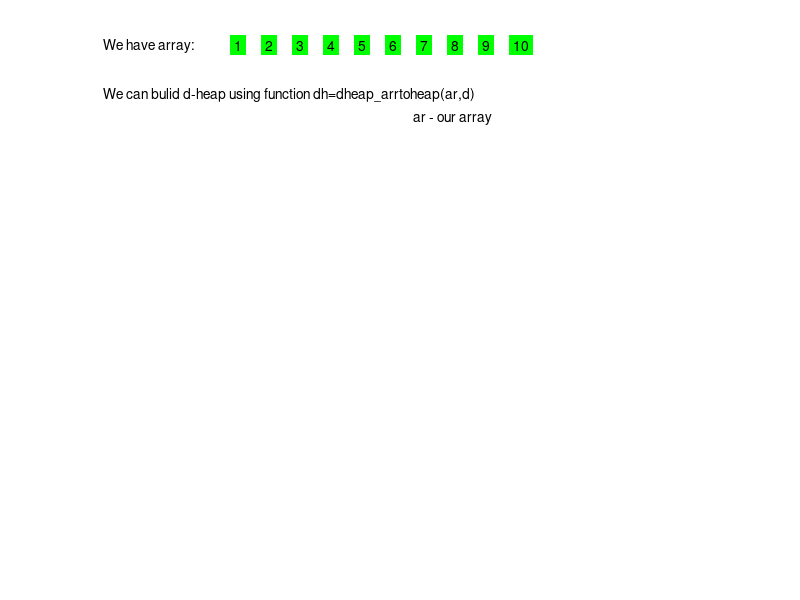

Write the MATLAB code that produced this figure. (Note: this script raises an error after producing the figure.)

%graphic example for d-heaps;
%it illustrates basic functions for  d-heaps  
%  Svetlana Gagarinova  (c) 2005,2006

function dheap_example_graphics()
ar=[1 2 3 4 5 6 7 8 9 10];
n=10;
d=2;
pn=1;px=3;
figure('Resize','off','NumberTitle','off','Name','dheap_example_graphics');
axis('manual');
axis('off');
hold on;
x=0;y=1;dx=0.05;
text(x,y,'We have array:');
for i=1:n
  text(x+0.21,y,num2str(ar(i)),'BackgroundColor',[0 1 0]);
  x=x+dx;
 end;
text(0,0.9,'We can bulid d-heap using function dh=dheap\_arrtoheap(ar,d)');
text(0.5,0.85,'ar - our array');
pause(pn);

%Transform array to heap;d=2 for this heap (here binary heap)
dh=dheap_arrtoheap(ar,d);

%clf;
hold on;
%axis off;
text(0.1,0.8,'RESULT:');
a=zeros(1);
for i=2:n
    a(1,i)=floor(i/d);
end;    
treeplot(a);
[x,y]=treelayout(a);
xy=zeros(1);
for i=1:n
  xy(i,1)=x(i);
  xy(i,2)=y(i);
end;  
treelabel(xy,dh.prior.data,dh.data.data);
pause(px); 

clf; 
hold on;
axis off;
text(-0.1,1,'We can find element with minimal priority using function mf=dheap\_findminprior(dh)');
text(0.5,0.95,'dh - our heap, mf - minimal priority ');
treeplot(a);
[x,y]=treelayout(a);
for i=1:n
  xy(i,1)=x(i);
  xy(i,2)=y(i);
end;  
treelabel(xy,dh.prior.data,dh.data.data);
pause(pn)

% Search minimal priority 
mf=dheap_findminprior(dh);

text(0.21,0.9,'RESULT');
xy=zeros(1,2);
xy(1,1)=x(1);xy(1,2)=y(1);
treelabel(xy,dh.prior.data(1),dh.data.data(1),'Background',[1 0 0]);
pause(px); 

clf; 
hold on;
axis off;
text(-0.1,1,'We can delete element with minimal priority using function dh=dheap\_delminprior(dh)');
text(0.5,0.95,'dh - our heap');
treeplot(a);
[x,y]=treelayout(a);
for i=1:n
  xy(i,1)=x(i);
  xy(i,2)=y(i);
end;  
treelabel(xy,dh.prior.data,dh.data.data);
pause(pn)

%Delete minimal priority
dh=dheap_delminprior(dh);
clf; 
hold on;
axis('off');
text(-0.1,1,'We can delete element with minimal priority using function dh=dheap\_delminprior(dh)');
text(0.5,0.95,'dh - our heap');
text(0.21,0.9,'RESULT');
a=zeros(1,n-1);
a(1,1)=0;
for i=2:(n-1)
    a(1,i)=floor(i/d);
end;    
treeplot(a);
[x,y]=treelayout(a);
xy=zeros(n-1,2);
for i=1:n-1
  xy(i,1)=x(i);
  xy(i,2)=y(i);
end;  
treelabel(xy,dh.prior.data,dh.data.data);
pause(px); 

%Find element with priority 5 and data 5
dh=dheap_find(dh,5,5);
clf; 
hold on;
axis('off');
text(-0.1,1,'We can find element with priority p and data d using function dh=dheap\_find(dh,d,p)');
text(0.21,0.95,'in this example p=5, d=5');
treeplot(a);
treelabel(xy,dh.prior.data,dh.data.data);
pause(pn);
text(0.21,0.9,'RESULT');
xy=zeros(1,2);
num=dh.current;
xy(1,1)=x(num);xy(1,2)=y(num);
treelabel(xy,dh.prior.data(num),dh.data.data(num),'Background',[1 0 0]);
pause(px); 
 
% and change priority of this element(new priority 11)
dh=dheap_diffprior(dh,11);
clf; 
hold on;
axis('off');
text(-0.1,1,'and change priority of this element using function dh=dheap\_diffprior(dh,p)');
text(0.21,0.95,'in this example p=11');
treeplot(a);
[x,y]=treelayout(a);
xy=zeros(n-1,2);
for i=1:n-1
  xy(i,1)=x(i);
  xy(i,2)=y(i);
end;  
treelabel(xy,dh.prior.data,dh.data.data);
pause(pn);

clf; 
hold on;
axis('off');
text(-0.1,1,'and change priority of this element using function dh=dheap\_diffprior(dh,p)');
text(0.21,0.95,'in this example p=11');
treeplot(a);
text(0.21,0.9,'RESULT');
a=zeros(1,n-1);
a(1,1)=0;
for i=2:(n-1)
    a(1,i)=floor(i/d);
end;    
treeplot(a);
[x,y]=treelayout(a);
xy=zeros(n-1,2);
for i=1:n-1
  xy(i,1)=x(i);
  xy(i,2)=y(i);
end;  
treelabel(xy,dh.prior.data,dh.data.data);
pause(px); 

% input new element with data 7 and priority 5
dh=dheap_insert(dh,7,5);

clf; 
hold on;
axis('off');
text(-0.1,1,'We can insert new element with priority p abd data d using function dh=dheap\_insert(dh,d,p)');
text(0.21,0.95,'in this example d=7,p=5');
treeplot(a);
treelabel(xy,dh.prior.data,dh.data.data);
pause(pn);

clf; 
hold on;
axis('off');
text(-0.1,1,'We can insert new element with priority p abd data d using function dh=dheap\_insert(dh,d,p)');
text(0.21,0.95,'in this example d=7,p=5');
text(0.21,0.9,'RESULT');
a=zeros(1,n);
for i=2:(n)
    a(1,i)=floor(i/d);
end;    
treeplot(a);
[x,y]=treelayout(a);
for i=1:n
  xy(i,1)=x(i);
  xy(i,2)=y(i);
end;  
treelabel(xy,dh.prior.data,dh.data.data);
pause(px); 

%Current size of heap
s=dheap_size(dh);
clf; 
hold on;
axis('off');
text(-0.1,1,'We can see size of heap in this moment using function s=dheap\_size(dh)');
text(0.21,0.95,'in this example s=');
treeplot(a);
treelabel(xy,dh.prior.data,dh.data.data);
pause(pn);
text(0.45,0.95,num2str(s),'BackgroundColor',[0 1 0]);


